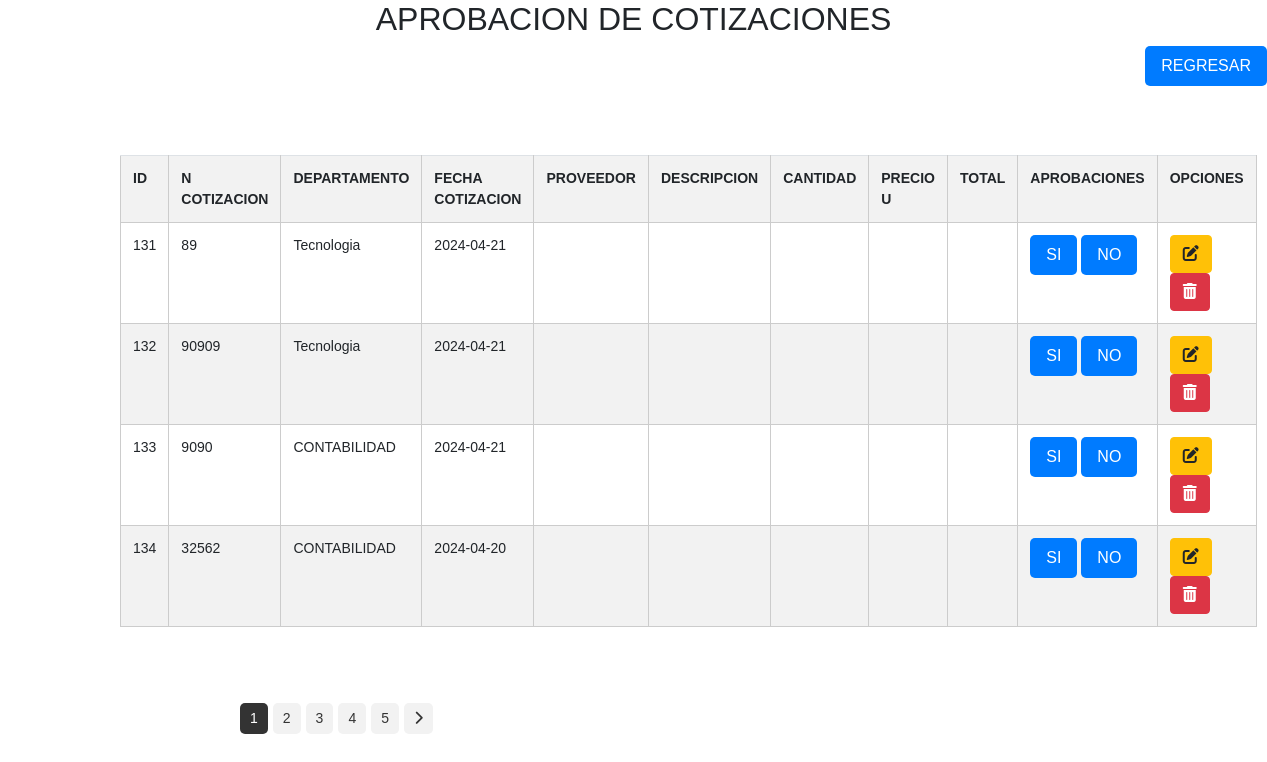
Screenshot of /cotizaciones/aprobacion_cotizaciones.php with the database file from the repository.
### tables this page shows
CREATE TABLE `tbl_cotizacion` (
  `ID_COTIZACION` int(11) NOT NULL AUTO_INCREMENT,
  `ID` int(11) DEFAULT NULL,
  `ID_PROVEEDOR` int(11) DEFAULT NULL,
  `NUMERO_COTIZACION` varchar(20) DEFAULT NULL,
  `DEPARTAMENTO` varchar(100) NOT NULL,
  `FECHA_COTIZACION` date DEFAULT NULL,
  `ESTADO` varchar(255) NOT NULL,
  `URL` varchar(255) NOT NULL,
  `FECHA_CREACION` timestamp NOT NULL DEFAULT current_timestamp(),
  `FECHA_MODIFICACION` timestamp NOT NULL DEFAULT current_timestamp() ON UPDATE current_timestamp(),
  `CREADO_POR` varchar(255) DEFAULT NULL,
  `MODIFICADO_POR` varchar(255) DEFAULT NULL,
  PRIMARY KEY (`ID_COTIZACION`),
  KEY `ID_PROVEEDOR` (`ID_PROVEEDOR`),
  KEY `tbl_solicitudes_tbl_cotizacion` (`ID`),
  CONSTRAINT `tbl_cotizacion_ibfk_1` FOREIGN KEY (`ID_PROVEEDOR`) REFERENCES `tbl_proveedores` (`ID_PROVEEDOR`)
);

### cotizaciones/aprobacion_cotizaciones.php (the view, shortened to what this page needs)
<!DOCTYPE html>
<html lang="en">
<head>
    <link rel="stylesheet" href="../css/estilos.css">
    <link href="https://cdn.jsdelivr.net/npm/bootstrap@5.3.0/dist/css/bootstrap.min.css" rel="stylesheet">
    <link rel="stylesheet" href="https://stackpath.bootstrapcdn.com/bootstrap/4.5.0/css/bootstrap.min.css">
</head>
<body>
    <h2 class="text-center">APROBACION DE COTIZACIONES</h2>
    <link rel="stylesheet" href="styles.css">
    <a href="./cotizaciones.php">
        <button id="btnregresar">REGRESAR</button>
    </a>
<br>
<br>
    <div class="content">
        <div class="table-container">
                <tbody>
                <br>
        <?php
        $conexion = mysqli_connect("localhost", "root", "", "gestion_compras2");
        $sql = "SELECT * FROM tbl_cotizacion";
        $resultados = mysqli_query($conexion, $sql);
        if (mysqli_num_rows($resultados) > 0) {
            echo '<table class="table table-striped">
                    <tr>
                    <th>ID</th>
                    <th>N COTIZACION</th>
                    <th>DEPARTAMENTO</th>
                    <th>FECHA COTIZACION</th>
                    <th>PROVEEDOR</th>
                    <th>DESCRIPCION</th>
                    <th>CANTIDAD</th>
                    <th>PRECIO U</th>
                    <th>TOTAL</th>
                    <th>APROBACIONES</th>
                    <th>OPCIONES</th>
                    </tr>';
            while ($row = mysqli_fetch_assoc($resultados)) {
                echo '<tr>
                        <td>' . $row['ID_COTIZACION'] . '</td>
                        <td>' . $row['NUMERO_COTIZACION'] . '</td>
                        <td>' . $row['DEPARTAMENTO'] . '</td>
                        <td>' . $row['FECHA_COTIZACION'] . '</td>
                        <td>' . $row['NOMBRE_PROVEEDOR'] . '</td>
                        <td>' . $row['DESCRIPCION'] . '</td>
                        <td>' . $row['CANTIDAD'] . '</td>
                        <td>' . $row['PRECIO'] . '</td>
                        <td>' . $row['TOTAL'] . '</td>
                        <td>
                        <label>
                        <input type="radio" name="aprobacion" class="checklist-input" />
                        <span class="checklist-label">
                            SI
                        </span>
                    </label>
                    <label>
                    <input type="radio" name="aprobacion" class="checklist-input" />
                    <span class="checklist-label">
                        NO
                    </span>
                </label>
                        <td>
                        <a href="../cotizaciones/editar_cotizacion.php?id=' . $row['ID_COTIZACION'].'"class="btn btn-warning" >
                        <i class="fas fa-edit"></i>
                        </a>
                        <a href="../cotizaciones/eliminar_cotizacion.php?id=' . $row['ID_COTIZACION'] . '"class="btn btn-danger">
                        <i class="fas fa-trash-alt"></i>
                    </a>
                        </td>
                        </td>
                    </tr>';
            }
            echo '</table>';
        } else {
            mostrarMensaje("No se encontraron registros.", "info");
        }
        ?>
            <div class="content">
                <?php
                $totalSolicitudes = 50;
                $registrosPorPagina = 10;
                $totalPaginas = ceil($totalSolicitudes / $registrosPorPagina);
                $paginaActual = isset($_GET['page']) ? $_GET['page'] : 1;
                ?>
                <div class="pagination">
                    <?php
                    for ($i = 1; $i <= $totalPaginas; $i++) {
                        echo '<a href="?page=' . $i . '" ' . ($i == $paginaActual ? 'class="current"' : '') . '>' . $i . '</a>';
                    }
                    if ($paginaActual < $totalPaginas) {
                        echo '<a href="?page=' . ($paginaActual + 1) . '"><i class="fas fa-chevron-right"></i></a>';
                    }
                    ?>
                </div>
            </div>
        </div>
    </div>
</body>
</html>

### css/estilos.css (style rules this page uses)
body { font-family: Arial, sans-serif; margin: 0; padding: 20px; }
.text-center { text-align: center; }
.content { margin-left: 220px; font-size: 14px; }
table { width: 100%; border-collapse: collapse; }
th, td { padding: 10px; text-align: left; border-bottom: 1px solid #ddd; }
th { background-color: #f2f2f2; }
.content { flex: 1; }
.table { width: calc(100% - 200px); transition: width 0.3s ease; }
.pagination { margin-top: 20px; }
.pagination a { display: inline-block; padding: 5px 10px; margin-right: 5px; background-color: #f2f2f2; text-decoration: none; color: #333; border-radius: 5px; }
.pagination a.current { background-color: #333; color: #fff; }

### objetos/styles.css (style rules this page uses)
body { font-family: Arial, sans-serif; margin: 0; padding: 0; }
.content { margin-left: 100px; padding: 20px; }
table { width: 100%; border-collapse: collapse; margin-top: 20px; }
th, td { border: 1px solid #ccc; padding: 8px; text-align: left; }
th { background-color: #007bff; color: #fff; }

### cotizaciones/aprobacion_cotizaciones.php (style rules this page uses)
#btnregresar { padding: 8px 16px; background-color: #007bff; color: #ffffff; border: none; cursor: pointer; border-radius: 5px; font-size: 16px; float: right; }
.checklist-label { display: inline-block; padding: 8px 16px; background-color: #007bff; color: #ffffff; border: none; cursor: pointer; border-radius: 5px; font-size: 16px; text-decoration: none; }

### rows the page displays
tbl_cotizacion: ID_COTIZACION "131", NUMERO_COTIZACION "89", DEPARTAMENTO "Tecnologia", FECHA_COTIZACION "2024-04-21"
tbl_cotizacion: ID_COTIZACION "132", NUMERO_COTIZACION "90909", DEPARTAMENTO "Tecnologia", FECHA_COTIZACION "2024-04-21"
tbl_cotizacion: ID_COTIZACION "133", NUMERO_COTIZACION "9090", DEPARTAMENTO "CONTABILIDAD", FECHA_COTIZACION "2024-04-21"
tbl_cotizacion: ID_COTIZACION "134", NUMERO_COTIZACION "32562", DEPARTAMENTO "CONTABILIDAD", FECHA_COTIZACION "2024-04-20"
